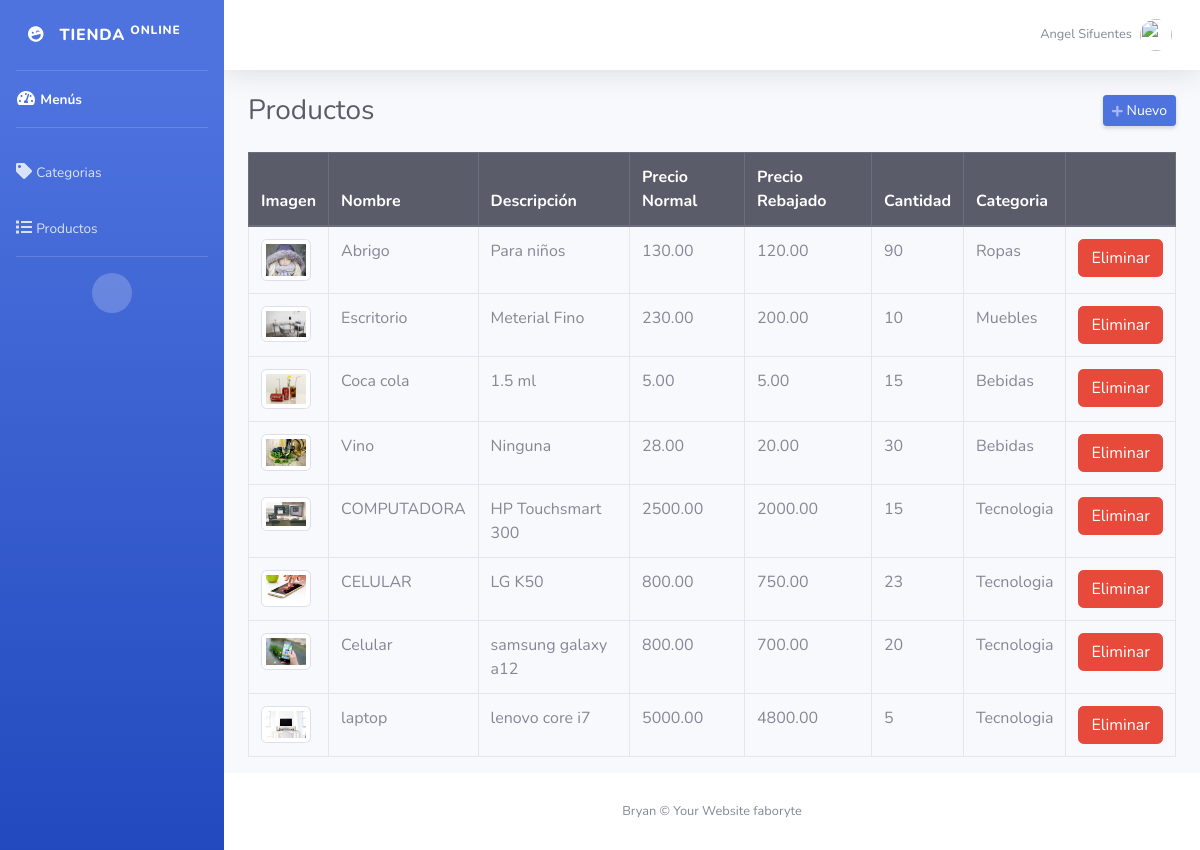
The page /admin/productos.php (signed in) on the database its author committed.
### tables this page shows
CREATE TABLE `productos` (
  `id` INT(11) NOT NULL,
  `nombre` VARCHAR(255) NOT NULL,
  `descripcion` TEXT NOT NULL,
  `precio_normal` DECIMAL(10,2) NOT NULL,
  `precio_rebajado` DECIMAL(10,2) NOT NULL,
  `cantidad` INT(11) NOT NULL,
  `imagen` VARCHAR(50) NOT NULL,
  `id_categoria` INT(11) NOT NULL
);

CREATE TABLE `categorias` (
  `id` INT(11) NOT NULL,
  `categoria` VARCHAR(50) NOT NULL
);

### admin/productos.php (the view, shortened to what this page needs)
<?php
require_once "../config/conexion.php";
include("includes/header.php"); ?>
<div class="d-sm-flex align-items-center justify-content-between mb-4">
    <h1 class="h3 mb-0 text-gray-800">Productos</h1>
    <a href="#" class="d-none d-sm-inline-block btn btn-sm btn-primary shadow-sm" id="abrirProducto"><i class="fas fa-plus fa-sm text-white-50"></i> Nuevo</a>
</div>
<div class="row">
    <div class="col-md-12">
        <div class="table-responsive">
            <table class="table table-hover table-bordered" style="width: 100%;">
                <thead class="thead-dark">
                    <tr>
                        <th>Imagen</th>
                        <th>Nombre</th>
                        <th>Descripción</th>
                        <th>Precio Normal</th>
                        <th>Precio Rebajado</th>
                        <th>Cantidad</th>
                        <th>Categoria</th>
                        <th></th>
                    </tr>
                </thead>
                <tbody>
                    <?php
                    $query = mysqli_query($conexion, "SELECT p.*, c.id AS id_cat, c.categoria FROM productos p INNER JOIN categorias c ON c.id = p.id_categoria ORDER BY p.id DESC");
                    while ($data = mysqli_fetch_assoc($query)) { ?>
                        <tr>
                            <td><img class="img-thumbnail" src="../assets/img/<?php echo $data['imagen']; ?>" width="50"></td>
                            <td><?php echo $data['nombre']; ?></td>
                            <td><?php echo $data['descripcion']; ?></td>
                            <td><?php echo $data['precio_normal']; ?></td>
                            <td><?php echo $data['precio_rebajado']; ?></td>
                            <td><?php echo $data['cantidad']; ?></td>
                            <td><?php echo $data['categoria']; ?></td>
                            <td>
                                <form method="post" action="eliminar.php?accion=pro&id=<?php echo $data['id']; ?>" class="d-inline eliminar">
                                    <button class="btn btn-danger" type="submit">Eliminar</button>
                                </form>
                            </td>
                        </tr>
                    <?php } ?>
                </tbody>
            </table>
        </div>
    </div>
</div>
<?php include("includes/footer.php"); ?>

### rows shown on the page
productos: imagen (picture), nombre "Abrigo", descripcion "Para niños", precio_normal "130.00", precio_rebajado "120.00", cantidad "90", id_categoria.categoria "Ropas"
productos: imagen (picture), nombre "Escritorio", descripcion "Meterial Fino", precio_normal "230.00", precio_rebajado "200.00", cantidad "10", id_categoria.categoria "Muebles"
productos: imagen (picture), nombre "Coca cola", descripcion "1.5 ml", precio_normal "5.00", precio_rebajado "5.00", cantidad "15", id_categoria.categoria "Bebidas"
productos: imagen (picture), nombre "Vino", descripcion "Ninguna", precio_normal "28.00", precio_rebajado "20.00", cantidad "30", id_categoria.categoria "Bebidas"
productos: imagen (picture), nombre "COMPUTADORA", descripcion "HP Touchsmart 300", precio_normal "2500.00", precio_rebajado "2000.00", cantidad "15", id_categoria.categoria "Tecnologia"
productos: imagen (picture), nombre "CELULAR", descripcion "LG K50", precio_normal "800.00", precio_rebajado "750.00", cantidad "23", id_categoria.categoria "Tecnologia"
productos: imagen (picture), nombre "Celular", descripcion "samsung galaxy a12", precio_normal "800.00", precio_rebajado "700.00", cantidad "20", id_categoria.categoria "Tecnologia"
productos: imagen (picture), nombre "laptop", descripcion "lenovo core i7", precio_normal "5000.00", precio_rebajado "4800.00", cantidad "5", id_categoria.categoria "Tecnologia"

### other values the page prints
$_SESSION['nombre'] "Angel Sifuentes"
